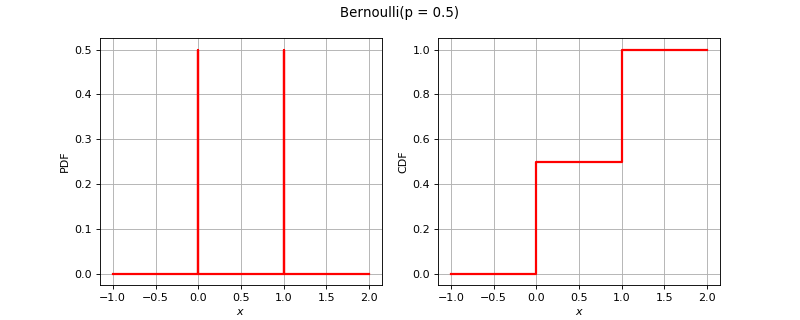

The Python source for this figure:
import openturns as ot
from matplotlib import pyplot as plt
from openturns.viewer import View
if (ot.Bernoulli().__class__.__name__=='ComposedDistribution'):
    correlation = ot.CorrelationMatrix(2)
    correlation[1, 0] = 0.25
    aCopula = ot.NormalCopula(correlation)
    marginals = [ot.Normal(1.0, 2.0), ot.Normal(2.0, 3.0)]
    distribution = ot.ComposedDistribution(marginals, aCopula)
elif (ot.Bernoulli().__class__.__name__=='CumulativeDistributionNetwork'):
    distribution = ot.CumulativeDistributionNetwork([ot.Normal(2),ot.Dirichlet([0.5, 1.0, 1.5])], ot.BipartiteGraph([[0,1], [0,1]]))
elif (ot.Bernoulli().__class__.__name__=='Histogram'):
    distribution = ot.Histogram([-1.0, 0.5, 1.0, 2.0], [0.45, 0.4, 0.15])
else:
    distribution = ot.Bernoulli()
dimension = distribution.getDimension()
if dimension <= 2:
    if distribution.getDimension() == 1:
        distribution.setDescription(['$x$'])
        pdf_graph = distribution.drawPDF()
        cdf_graph = distribution.drawCDF()
        fig = plt.figure(figsize=(10, 4))
        plt.suptitle(str(distribution))
        pdf_axis = fig.add_subplot(121)
        cdf_axis = fig.add_subplot(122)
        View(pdf_graph, figure=fig, axes=[pdf_axis], add_legend=False)
        View(cdf_graph, figure=fig, axes=[cdf_axis], add_legend=False)
    else:
        distribution.setDescription(['$x_1$', '$x_2$'])
        pdf_graph = distribution.drawPDF()
        fig = plt.figure(figsize=(10, 5))
        plt.suptitle(str(distribution))
        pdf_axis = fig.add_subplot(111)
        View(pdf_graph, figure=fig, axes=[pdf_axis], add_legend=False)
